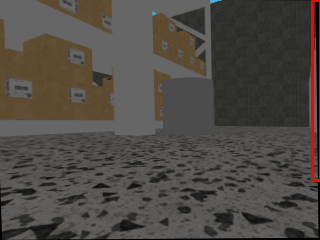
#> input picture comparison_result.png, 320 x 240 px
$ python compare_run_photos.py ../../../comparison_result.png ../../../comparison_result.png
#> lines starting #> are read from the running program, lines starting #| are printed output that depends on the picture
#> in main, img1 is the input picture: shape (240, 320, 3); mean B, G, R 69, 74, 79.5
#!/usr/bin/env python3

import sys
import cv2
import numpy as np


def align_images(img_ref, img_to_align, max_features=500, good_match_percent=0.15):
    """
    ORB feature matching and homography to align img_to_align to img_ref.
    Returns the warped image (or original if homography fails).
    """
#> called with max_features = 500, good_match_percent = 0.15
    # 1) Grayscale conversion
    gray_ref   = cv2.cvtColor(img_ref,    cv2.COLOR_BGR2GRAY)
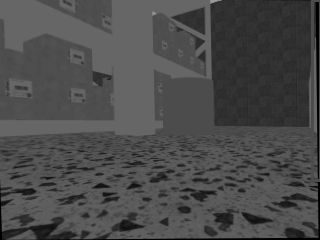
#> gray_ref: shape (240, 320); min 0, max 153, mean 75.1
    gray_align = cv2.cvtColor(img_to_align, cv2.COLOR_BGR2GRAY)

    # 2) Detect ORB keypoints and descriptors
    orb = cv2.ORB_create(max_features)
    kp1, des1 = orb.detectAndCompute(gray_ref,    None)
#> kp1 = 350 keypoints; strongest (x, y, size): (34, 191, 31), (103, 193, 31), (104, 197, 37.2), (203, 41, 31)
    kp2, des2 = orb.detectAndCompute(gray_align, None)
#> kp2 has the same summary as kp1
    if des1 is None or des2 is None:
        return img_to_align

    # 3) Match descriptors
    matcher = cv2.BFMatcher(cv2.NORM_HAMMING, crossCheck=True)
    matches = matcher.match(des1, des2)
#> matches = 350 matches
    if not matches:
        return img_to_align
    matches = sorted(matches, key=lambda x: x.distance)

    # 4) Select good matches
    num_good = max(int(len(matches) * good_match_percent), 4)
#> num_good = 52
    matches = matches[:num_good]
#> matches = 52 matches

    # 5) Extract matched points
    pts_ref   = np.zeros((len(matches), 2), dtype=np.float32)
#> pts_ref = 52 pairs, first value 0 to 0, second value 0 to 0
    pts_align = np.zeros((len(matches), 2), dtype=np.float32)
#> pts_align = 52 pairs, first value 0 to 0, second value 0 to 0
    for i, m in enumerate(matches):
        pts_ref[i]   = kp1[m.queryIdx].pt
        pts_align[i] = kp2[m.trainIdx].pt
#> this loop made 52 passes
#> after the loop, pts_align = 52 pairs, first value 32 to 283, second value 33 to 208; pts_ref has the same summary as pts_align

    # 6) Compute homography
    H, status = cv2.findHomography(pts_align, pts_ref, cv2.RANSAC)
#> H = [[1, -1.01e-14, 2.02e-12], [-1.49e-15, 1, 1.05e-12], [-8.13e-18, -5.35e-17, 1]]; status = 52 values from 1 to 1
    if H is None:
        return img_to_align

    # 7) Warp perspective
    height, width = img_ref.shape[:2]
#> height = 240; width = 320
    aligned = cv2.warpPerspective(img_to_align, H, (width, height))
    return aligned


def detect_changes(img1, img2, min_area=500):
    """
    Align img2 to img1, compute difference, and draw bounding boxes around changes.
    """
    img2_aligned = align_images(img1, img2)

    # 1) Absolute difference and blur to reduce noise
    diff = cv2.absdiff(img1, img2_aligned)
#> diff: shape (240, 320, 3); every value is 0
    gray = cv2.cvtColor(diff, cv2.COLOR_BGR2GRAY)
#> gray: shape (240, 320); every value is 0
    gray = cv2.GaussianBlur(gray, (5, 5), 0)

    # 2) Threshold (binary + OTSU)
    _, thresh = cv2.threshold(gray, 0, 255, cv2.THRESH_BINARY + cv2.THRESH_OTSU)
    # Optionally, enforce a minimum threshold
    thresh = cv2.threshold(gray, max(25, _), 255, cv2.THRESH_BINARY)[1]

    # 3) Morphological operations: closing then dilation
    kernel = cv2.getStructuringElement(cv2.MORPH_RECT, (5, 5))
    clean = cv2.morphologyEx(thresh, cv2.MORPH_CLOSE, kernel, iterations=2)
    clean = cv2.morphologyEx(clean, cv2.MORPH_OPEN,  kernel, iterations=1)
    clean = cv2.dilate(clean, kernel, iterations=2)

    # 4) Find contours and draw bounding boxes
    contours, _ = cv2.findContours(clean, cv2.RETR_EXTERNAL, cv2.CHAIN_APPROX_SIMPLE)
#> contours = []
    output = img2_aligned.copy()
    for cnt in contours:
        area = cv2.contourArea(cnt)
        if area < min_area:
            continue
        x, y, w, h = cv2.boundingRect(cnt)
        cv2.rectangle(output, (x, y), (x + w, y + h), (0, 0, 255), 2)
#> this loop made 0 passes

    return output


def main():
    if len(sys.argv) != 3:
        print("Usage: compare_photos <first_image> <second_image>")
        sys.exit(1)

    img1_path = sys.argv[1]
    img2_path = sys.argv[2]
    img1 = cv2.imread(img1_path)
    img2 = cv2.imread(img2_path)
    if img1 is None or img2 is None:
        print(f"Error: could not read images '{img1_path}' or '{img2_path}'")
        sys.exit(1)

    result = detect_changes(img1, img2)
    out_name = 'comparison_result.png'
    cv2.imwrite(out_name, result)
    print(f"Saved result with bounding boxes: {out_name}")

if __name__ == '__main__':
    main()
